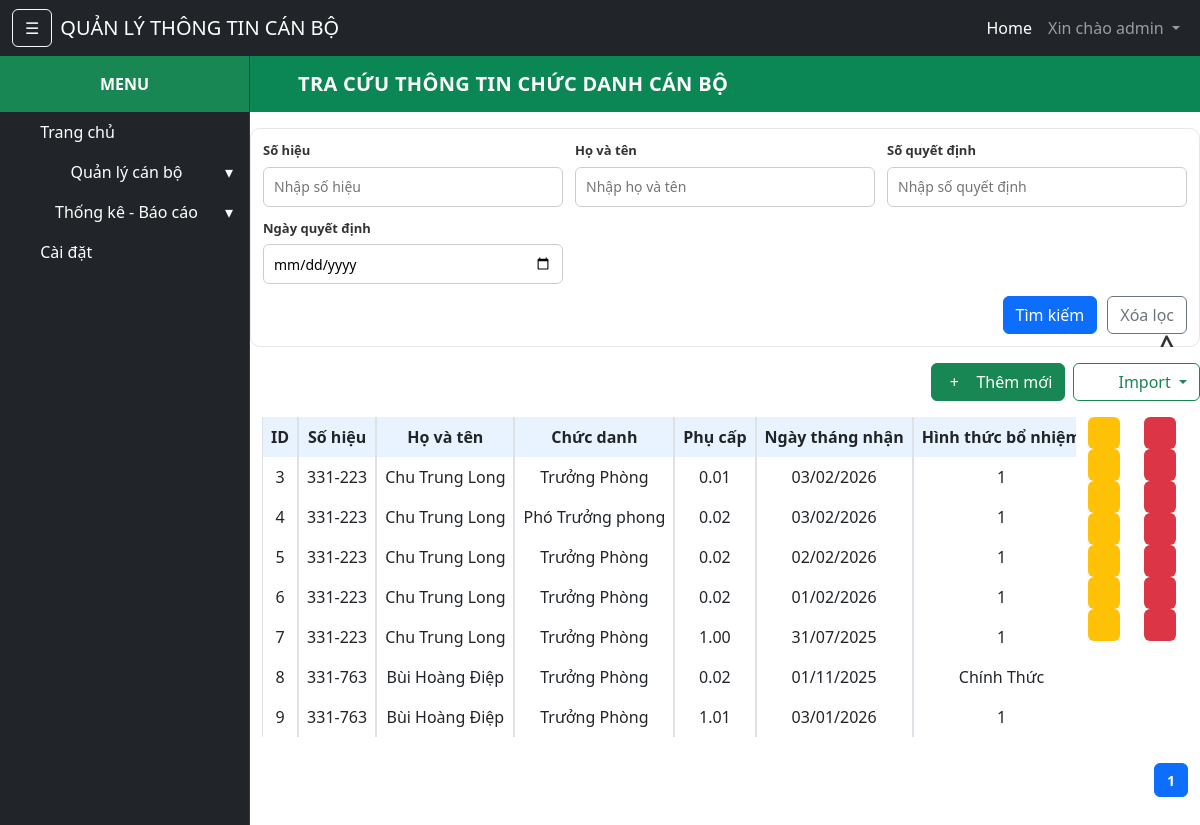
/titles/ (signed in), run on an earlier commit of the app's database.
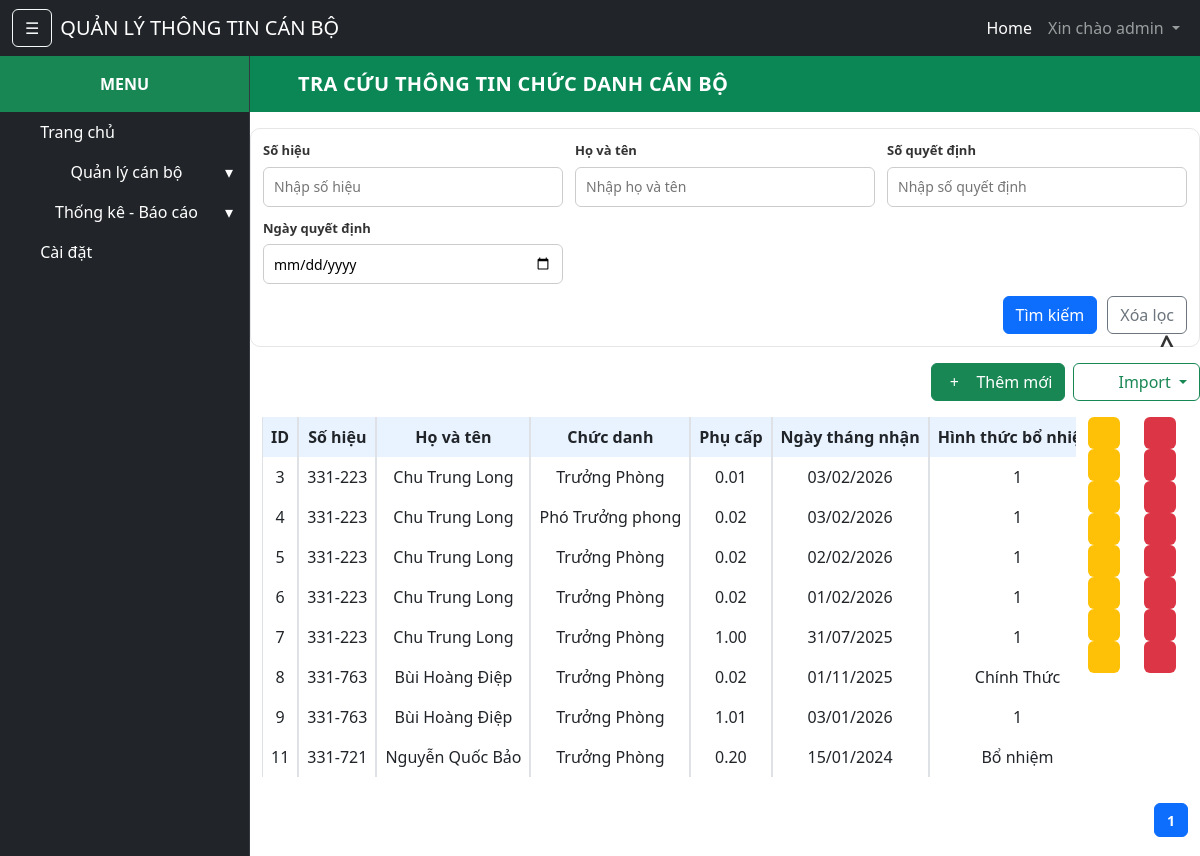
And on a later commit of the database.
### employee/models.py (models this page shows, shortened)
class Emp_Title(models.Model):
    id = models.AutoField(primary_key=True)
    emp = models.ForeignKey(Emp_information,to_field='emp_num',db_column='emp_num', on_delete=models.CASCADE, verbose_name="Nhân viên")
    emp_title = models.ForeignKey(position, on_delete=models.CASCADE, verbose_name="Chức danh")
    allowances = models.DecimalField("Phụ cấp", max_digits=10, decimal_places=2, null=False)
    date_of_receipt = models.DateField("Ngày nhận chức danh",null=False)
    form_of_appointment = models.CharField("Hình thức bổ nhiệm",max_length=100, null=False)
    decision_number = models.CharField("Số quyết định",max_length=100, null=False)
    decision_date = models.DateField("Ngày quyết định",null=False)
    stop_decision_date = models.DateField("Ngày dừng quyết định",null=True,blank=True)
    is_active = models.CharField("Hiệu lực", max_length=1, null=True)
    file = models.FileField("File đính kèm",upload_to='employee_titles/', null=True, blank=True)
    created_by = models.ForeignKey(settings.AUTH_USER_MODEL, on_delete=models.SET_NULL, null=True, verbose_name="Người tạo", related_name="emp_titles_created",)
    created_at = models.DateTimeField("Ngày tạo", auto_now_add=True)
    update_by = models.ForeignKey(settings.AUTH_USER_MODEL, on_delete=models.SET_NULL, null=True, verbose_name="Người sửa", related_name="emp_titles_updated",)
    update_at = models.DateTimeField("Ngày sửa", auto_now_add=False,null=True)

class Emp_information(models.Model):
    MEMBER_CHOICES = [
        ('Y', 'Có'),
        ('N', 'Không'),
    ]
    GENDER_CHOICES = [
        ('M', 'Nam'),
        ('F', 'Nữ'),
    ]
    id = models.AutoField(primary_key=True)
    emp_num = models.CharField("Số hiệu",max_length=10, unique=True, null=False)
    full_name = models.CharField("Họ và tên",max_length=100, null=False)
    current_name = models.CharField("Tên hiện tại",max_length=100, null=False)
    day_of_birth = models.DateField("Ngày sinh",null=False)
    gender = models.CharField("Giới tính",max_length=1, null=False,choices=GENDER_CHOICES)
    place_of_hometown = models.CharField("Quê quán",max_length=100, null=False)
    current_residence = models.CharField("Nơi cư trú hiện tại",max_length=100, null=False)
    nation = models.CharField("Dân tộc",max_length=50, null=False)
    religion = models.CharField("Tôn giáo",max_length=50, null=False)
    family_job = models.CharField("Nghề nghiệp của gia đình",max_length=100, null=False)
    before_job = models.CharField("Công việc trước đây",max_length=100, null=False)
    date_in_group = models.DateField("Ngày vào đoàn",null=False)
    union = models.CharField("Đoàn viên",max_length=1, null=False,choices=MEMBER_CHOICES)
    day_of_joining_the_party = models.DateField("Ngày vào Đảng",null=False)
    day_offical = models.DateField("Ngày chính thức",null=False)
    recruitment_day = models.DateField("Ngày tuyển dụng",null=False)
    date_of_joining_the_police = models.DateField("Ngày vào công an",null=False)
    recruitment_place = models.ForeignKey(company, on_delete=models.CASCADE, verbose_name="Nơi tuyển dụng", default='', null=True)
    recruitment_source = models.CharField("Nguồn tuyển dụng",max_length=100, null=False)
    blood_type = models.CharField("Nhóm máu",max_length=10, null=False)
    appellation = models.CharField("Danh hiệu được phong",max_length=50, null=False)
    keep_records = models.CharField("Địa chỉ hồ sơ",max_length=100, null=False)
    forte_ability = models.CharField("Năng lực nổi bật",max_length=100, null=False)
    Descriptions = models.TextField("Mô tả",null=True)
    avatar = models.ImageField("Ảnh chân dung",upload_to='employee_avatars/', null=True, blank=True)
    created_by = models.ForeignKey(settings.AUTH_USER_MODEL, on_delete=models.SET_NULL, null=True, verbose_name="Người tạo")
    created_at = models.DateTimeField("Ngày tạo", auto_now_add=True)
    def __str__(self):
        return self.full_name

class position(models.Model): #Chức vụ
    id = models.AutoField(primary_key=True)
    name = models.CharField("Chức vụ",max_length=50, unique=True, null=False)
    def __str__(self):
        return self.name

### employee/views.py (the view, shortened to what this page needs)
# urls.py: path('titles/', views.index_emp_tile, name = 'index_emp_tile'),
@login_required
def index_emp_tile(request):
    if request.user.is_authenticated:
        emp_num = request.GET.get('emp_num', '')
        full_name = request.GET.get('full_name', '')
        decision_number = request.GET.get('decision_number', '')
        decision_date = request.GET.get('decision_date', '').strip()
        emp_tile = Emp_Title.objects.select_related('emp').order_by('created_at')
        if emp_num:
            emp_tile = emp_tile.filter(emp__emp_num__icontains=emp_num)
        if full_name:
            emp_tile = emp_tile.filter(emp__full_name__icontains=full_name)
        if decision_number:
            emp_tile = emp_tile.filter(decision_number__icontains=decision_number)
        paginator = Paginator(emp_tile, 10)  # Hiển thị 10 dòng
        page_number = request.GET.get('page')
        page_obj = paginator.get_page(page_number)
        params = request.GET.copy()
        params.pop("page", None)  # bỏ page cũ
        for k in list(params.keys()):
            if not (params.get(k) or "").strip():
                params.pop(k, None)
        querystring = urlencode(params)
        return render(request, 'title/index_emp_title.html', {'titles': page_obj, 'page_obj': page_obj, 'paginator': paginator, 'querystring': querystring})

### users/models.py (called while the page is built)
    def __str__(self):
        return self.username

### employee/templates/title/index_emp_title.html (shortened to what the changed rows need)
{% extends 'base.html' %}
{% load static %}
{% block content %}
    <div class="container-fluid page-header">
        <h1>TRA CỨU THÔNG TIN CHỨC DANH CÁN BỘ</h1>
    </div>
    <div class="container-fluid table-area">
            <div class = "table-wrap">
            <div class="table-scroll">
                <table class="table table-data table-hover table-master table-bordered mt-3 text-center resizable-table">
                    <thead class="head-blue">
                        <tr>
                            <th>
                                <span class="th-ellipsis">ID</span>
                                <div class="col-resizer"></div>
                            </th>
                            <th>
                                <span class="th-ellipsis">Số hiệu</span>
                                <div class="col-resizer"></div>
                            </th>
                            <th class="col-fullname">
                                <span class="th-ellipsis">Họ và tên</span>
                                <div class="col-resizer"></div>
                            </th>
                            <th>
                                <span class="th-ellipsis">Chức danh</span>
                                <div class="col-resizer"></div>
                            </th>
                            <th>
                                <span class="th-ellipsis">Phụ cấp</span>
                                <div class="col-resizer"></div>
                            </th>
                            <th>
                                <span class="th-ellipsis">Ngày tháng nhận</span>
                                <div class="col-resizer"></div>
                            </th>
                            <th>
                                <span class="th-ellipsis">Hình thức bổ nhiệm</span>
                            </th>
                        </tr>
                    </thead>
                    <tbody>
                        {% for title in titles %}
                        <tr>
                            <td data-bs-toggle="tooltip" title="{{ title.id }}">{{ title.id }}</td>
                            <td data-bs-toggle="tooltip" title="{{ title.emp }}">{{ title.emp.emp_num }}</td>
                            <td class = "col-fullname">{{ title.emp.full_name }}</td>
                            <td data-bs-toggle="tooltip" title="{{ title.emp_title }}">{{ title.emp_title }}</td>
                            <td data-bs-toggle="tooltip" title="{{ title.allowances }}">{{ title.allowances }}</td>
                            <td data-bs-toggle="tooltip" title="{{ title.date_of_receipt }}">{{ title.date_of_receipt|date:"d/m/Y"|default_if_none:"" }}</td>
                            <td data-bs-toggle="tooltip" title="{{ title.form_of_appointment }}">{{ title.form_of_appointment }}</td>
                        </tr>
                        {% endfor %}
                    </tbody>
                </table>
            </div>
            <div class="table-actions table-action">
                    <table class="table table-hover table-bordered mt-3 text-center table-action">
                        <tbody>
                            {% for title in titles %}
                            <tr>
                            <td>
                                <button
                                    class="btn btn-sm btn-warning js-open-modal"
                                    data-modal-url="{% url 'employee:emp_title_view_modal' title.id %}"
                                    data-modal-title="Xem thông tin cán bộ"
                                    data-modal-type="emp_title_manage">
                                    <i class="fa-solid fa-eye"></i>
                                </button>
                            </td>
                            <td>
                                <form action="{% url 'employee:emp_title_delete_' title.id %}" method="post">
                                <button type="submit" class="btn btn-sm btn-danger"
                                        onclick="return confirm('Bạn có chắc chắn muốn xóa')" title="Xóa">
                                    <i class="fa-solid fa-trash"></i>
                                </button>
                                </form>
                            </td>
                            </tr>
                            {% endfor %}
                        </tbody>
                    </table>
                </div>
            </div>
            <div class="table-pagination">
                {% for num in page_obj.paginator.page_range %}
                    {% if page_obj.number == num %}
                    <span class="pg active">{{ num }}</span>
                    {% elif num > page_obj.number|add:'-3' and num < page_obj.number|add:'3' %}
                    <a class="pg" href="?page={{ num }}{% if querystring %}&{{ querystring }}{% endif %}">{{ num }}</a>
                    {% endif %}
                {% endfor %}
            </div>
    </div>
{% endblock %}

What changed in the data, as far as the page shows it:
added Emp_Title: id "11", emp.emp_num "331-721", emp.full_name "Nguyễn Quốc Bảo", emp_title "Trưởng Phòng", allowances "0.20", date_of_receipt "15/01/2024", form_of_appointment "Bổ nhiệm"
